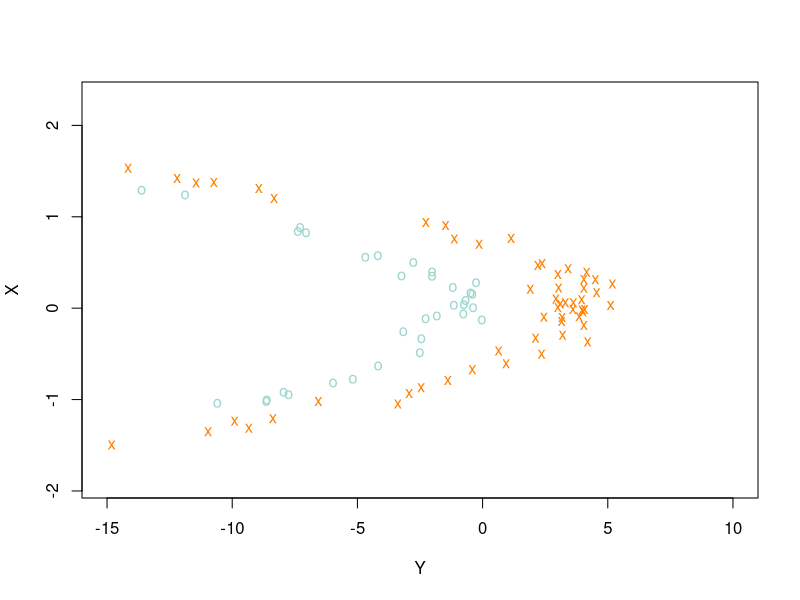
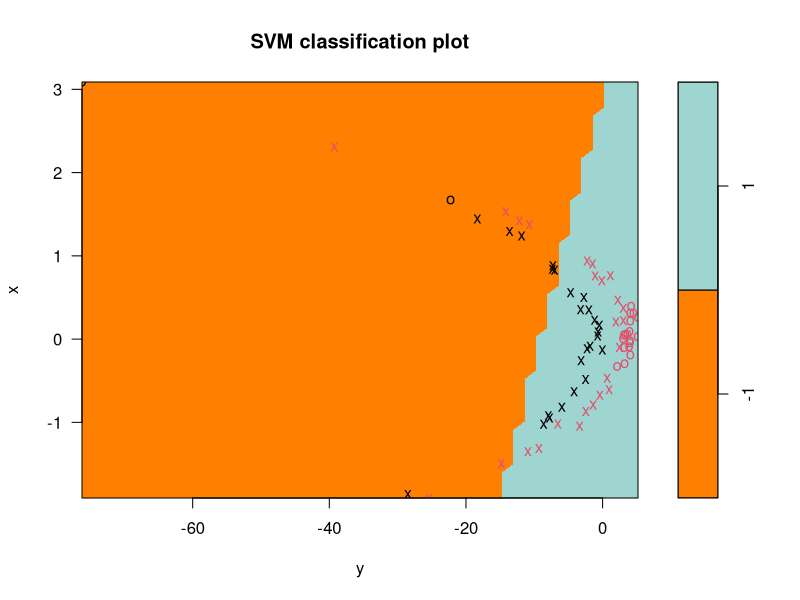
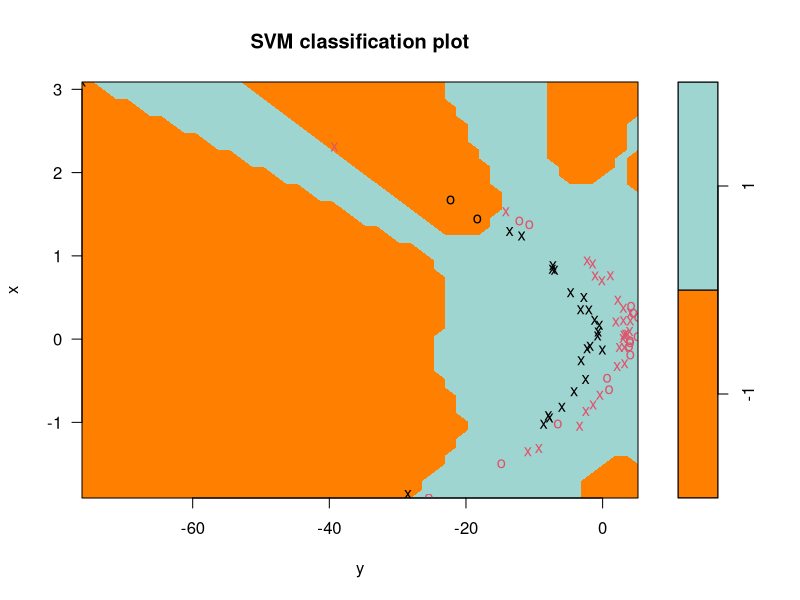
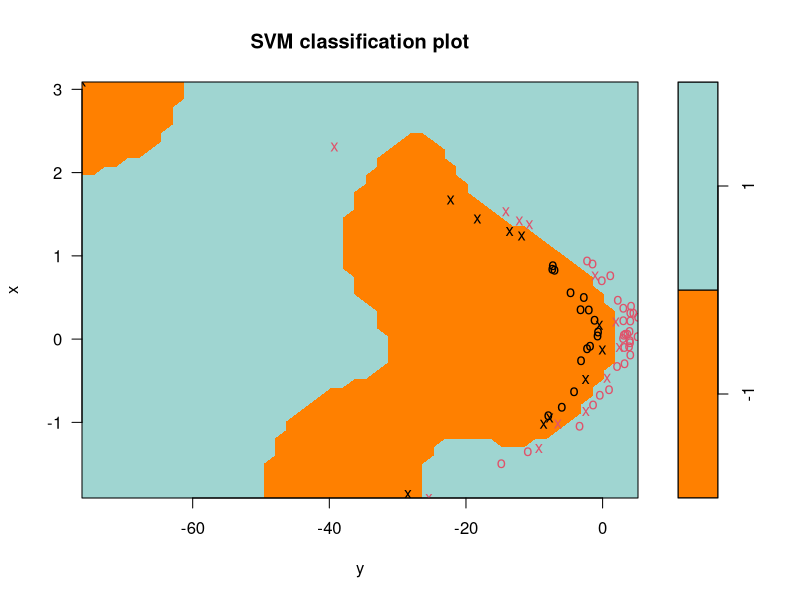
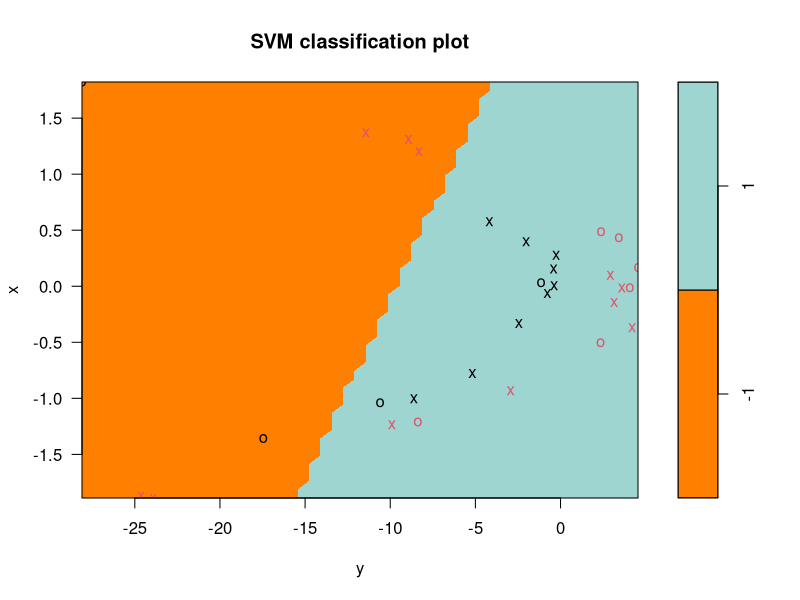
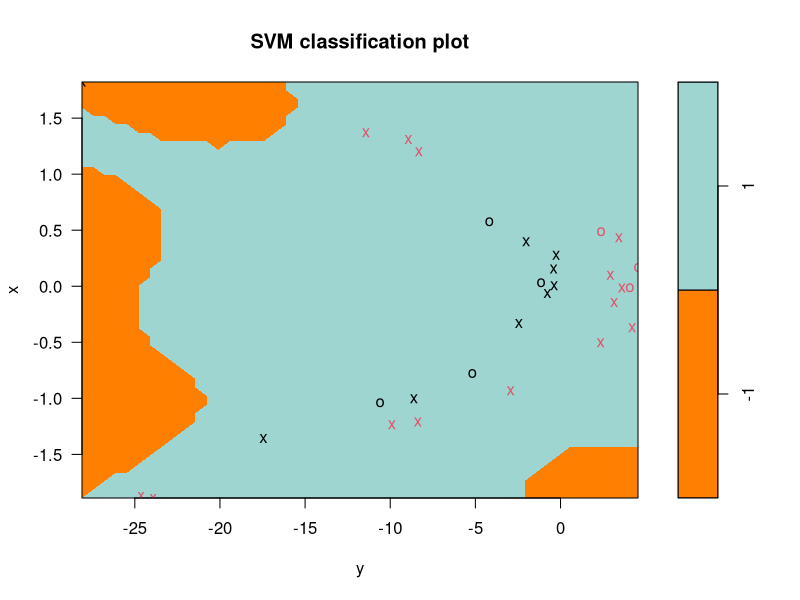
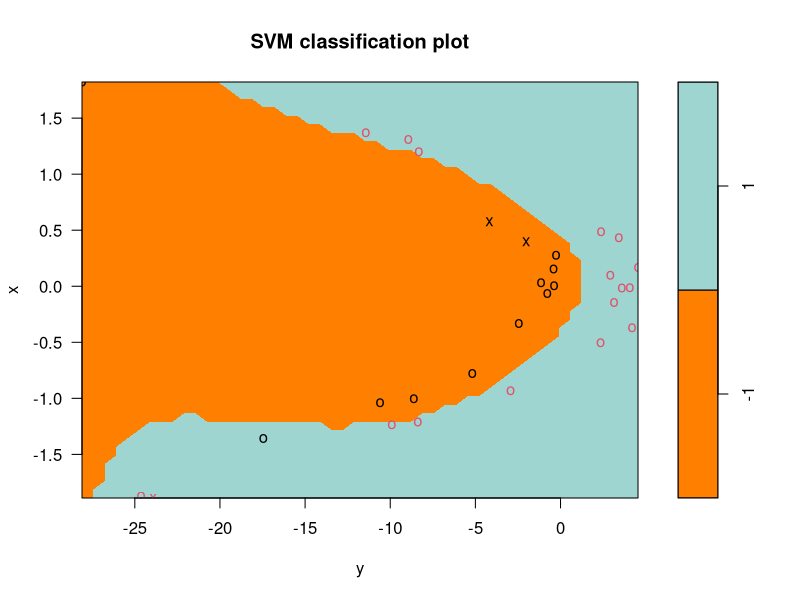

The R source for these figures, in order:
## ---- chunk 1
knitr::opts_chunk$set(
	echo = TRUE,
	message = FALSE,
	warning = FALSE
)
## ---- chunk 2
library(e1071)

## ---- chunk 3
#Se crean los datos X y Y aleatorios
set.seed(200)
x = rnorm(100)
y = (-x^2)*4* + 2 + rnorm(100)
#60% serán de la clase +1 y 40% de la clase -1
clasepos = sample(100, 60)
y[clasepos] = y[clasepos] +4
y[-clasepos] = y[-clasepos] -1
z = rep(-1, 100)
z[clasepos] = 1

plot(y[clasepos],x[clasepos], pch="x", lwd=4, col="#FF8000", xlim=c(-15, 10), xlab="Y", ylab="X")
points(y[-clasepos], x[-clasepos], pch="o", lwd=4, col="#9FD5D1")


#Se crean las variables respuestas -1 y +1
set.seed(300)
datos = data.frame(x,y,z = as.factor(z))
#70% de los datos se usarán para entreno y 30% para prueba
train = sample(100, 70)
Datos_Train = datos[train,]
Datos_Test = datos[-train,]

#verifivar distribucion de las clases en los datos de entreno y de prueba
table(Datos_Train[,3])
table(Datos_Test[,3])

prop.table(table(Datos_Train[,3]))
prop.table(table(Datos_Test[,3]))

# Kernel lineal:
svm.linear = svm(z~., data=Datos_Train, kernel="linear", cost=10)
plot(svm.linear, Datos_Train,col=c("#FF8000","#9FD5D1"))

prediccion = predict(svm.linear, Datos_Train)
table(prediccion , real = Datos_Train$z)
Train_Error = round(mean(prediccion != Datos_Train$z)*100,3)

paste("Para un Kernel Lineal el error de entrenamiento es de: ", Train_Error, "%")

set.seed(500)
SVM_Poly = svm(z~., data=Datos_Train, kernel="polynomial", cost=10, degree=11)
plot(SVM_Poly, Datos_Train,col=c("#FF8000","#9FD5D1"))

prediccion = predict(SVM_Poly, Datos_Train)
table(prediccion , real = Datos_Train$z)
Train_Error = round(mean(prediccion != Datos_Train$z)*100,3)

paste("Para un Kernel Polinomial de grado 11 el error de entrenamiento es de: ", Train_Error, "%")

set.seed(600)
SVM_Radial = svm(z~., data=Datos_Train, kernel="radial", gamma=1, cost=10)
plot(SVM_Radial, Datos_Train,col=c("#FF8000","#9FD5D1"))

prediccion = predict(SVM_Radial, Datos_Train)
table(prediccion , real = Datos_Train$z)
Train_Error = round(mean(prediccion != Datos_Train$z)*100,3)

paste("Para un Kernel Radial el error de entrenamiento es de: ", Train_Error, "%")

plot(svm.linear, Datos_Test,col=c("#FF8000","#9FD5D1"))

prediccion = predict(svm.linear, Datos_Test)
table(prediccion , real = Datos_Test$z)
Test_Error = round(mean(prediccion != Datos_Test$z)*100,3)

paste("Para un Kernel Lineal el error de validación es de: ", Test_Error, "%")

plot(SVM_Poly, Datos_Test,col=c("#FF8000","#9FD5D1"))

prediccion = predict(SVM_Poly, Datos_Test)
table(prediccion , real = Datos_Test$z)
Test_Error = round(mean(prediccion != Datos_Test$z)*100,3)

paste("Para un Kernel Polinomial el error de validación es de: ", Test_Error, "%")

plot(SVM_Radial, Datos_Test,col=c("#FF8000","#9FD5D1"))

prediccion = predict(SVM_Radial, Datos_Test)
table(prediccion , real = Datos_Test$z)
Test_Error = round(mean(prediccion != Datos_Test$z)*100,3)

paste("Para un Kernel Radial el error de validación es de: ", Test_Error, "%")

